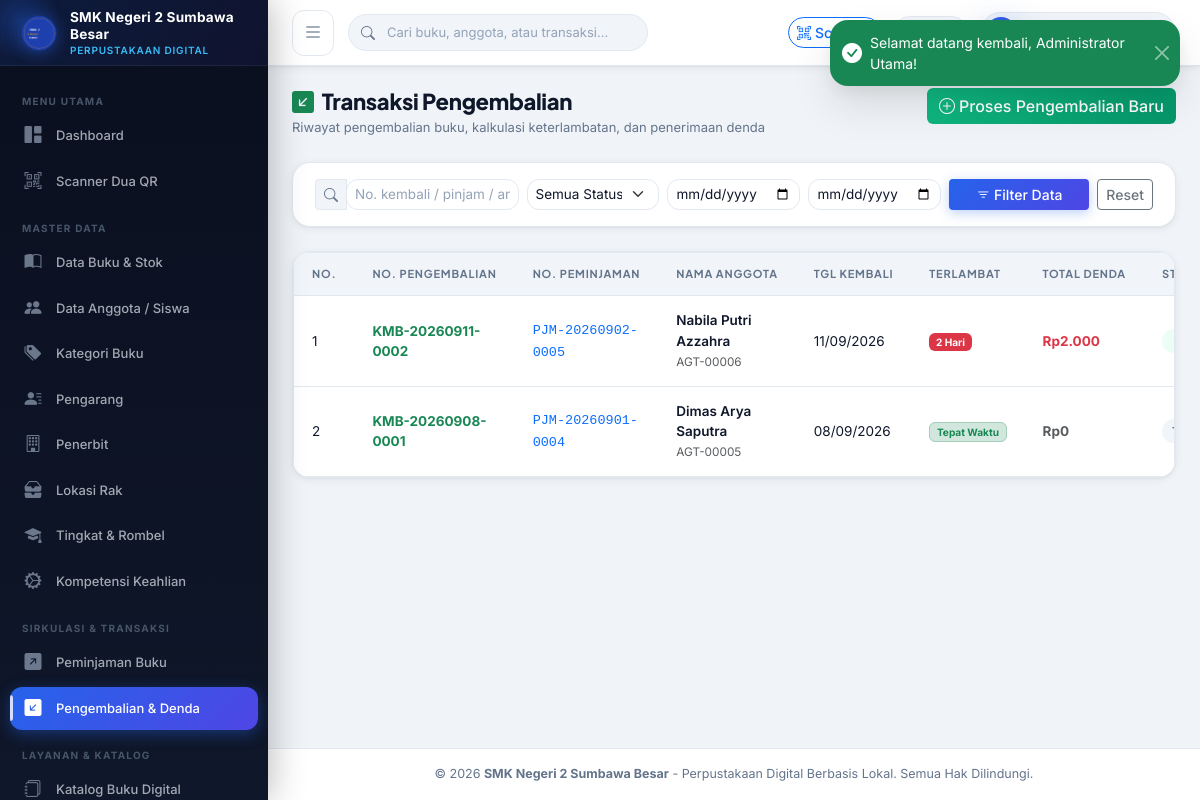
The page /index.php?page=pengembalian (signed in) on the database its author committed.
### tables this page shows
CREATE TABLE `pengembalian` (
  `id` INT AUTO_INCREMENT PRIMARY KEY,
  `nomor_pengembalian` VARCHAR(40) NOT NULL UNIQUE,
  `peminjaman_id` INT NOT NULL,
  `petugas_id` INT NOT NULL,
  `tanggal_kembali` DATE NOT NULL,
  `terlambat_hari` INT NOT NULL DEFAULT 0,
  `total_denda` DECIMAL(12,2) NOT NULL DEFAULT 0.00,
  `denda_dibayar` DECIMAL(12,2) NOT NULL DEFAULT 0.00,
  `status_denda` ENUM('Lunas', 'Belum Lunas', 'Tidak Ada') NOT NULL DEFAULT 'Tidak Ada',
  `catatan` VARCHAR(255) NULL,
  `created_at` DATETIME NOT NULL DEFAULT CURRENT_TIMESTAMP,
  INDEX `idx_kembali_pinjam` (`peminjaman_id`),
  INDEX `idx_kembali_petugas` (`petugas_id`),
  CONSTRAINT `fk_kembali_pinjam` FOREIGN KEY (`peminjaman_id`) REFERENCES `peminjaman` (`id`) ON UPDATE CASCADE,
  CONSTRAINT `fk_kembali_petugas` FOREIGN KEY (`petugas_id`) REFERENCES `users` (`id`) ON UPDATE CASCADE
);

CREATE TABLE `peminjaman` (
  `id` INT AUTO_INCREMENT PRIMARY KEY,
  `nomor_transaksi` VARCHAR(40) NOT NULL UNIQUE,
  `anggota_id` INT NOT NULL,
  `petugas_id` INT NOT NULL,
  `tanggal_pinjam` DATE NOT NULL,
  `tanggal_jatuh_tempo` DATE NOT NULL,
  `total_buku` INT NOT NULL DEFAULT 1,
  `status` ENUM('Dipinjam', 'Selesai', 'Terlambat') NOT NULL DEFAULT 'Dipinjam',
  `catatan` VARCHAR(255) NULL,
  `created_at` DATETIME NOT NULL DEFAULT CURRENT_TIMESTAMP,
  `updated_at` DATETIME NOT NULL DEFAULT CURRENT_TIMESTAMP ON UPDATE CURRENT_TIMESTAMP,
  INDEX `idx_pinjam_anggota` (`anggota_id`),
  INDEX `idx_pinjam_petugas` (`petugas_id`),
  INDEX `idx_pinjam_status` (`status`),
  CONSTRAINT `fk_pinjam_anggota` FOREIGN KEY (`anggota_id`) REFERENCES `anggota` (`id`) ON UPDATE CASCADE,
  CONSTRAINT `fk_pinjam_petugas` FOREIGN KEY (`petugas_id`) REFERENCES `users` (`id`) ON UPDATE CASCADE
);

CREATE TABLE `anggota` (
  `id` INT AUTO_INCREMENT PRIMARY KEY,
  `user_id` INT NULL,
  `nomor_anggota` VARCHAR(30) NOT NULL UNIQUE,
  `identitas_no` VARCHAR(30) NOT NULL UNIQUE,  
  `nama` VARCHAR(100) NOT NULL,
  `jenis_anggota` ENUM('Siswa', 'Guru', 'Tenaga Kependidikan', 'Umum') NOT NULL DEFAULT 'Siswa',
  `jenis_kelamin` ENUM('L', 'P') NOT NULL,
  `kelas_id` INT NULL,
  `jurusan_id` INT NULL,
  `nomor_hp` VARCHAR(20) NULL,
  `alamat` TEXT NULL,
  `foto` VARCHAR(255) NULL,
  `qr_token` VARCHAR(100) NOT NULL UNIQUE,
  `qr_image` VARCHAR(255) NULL,
  `status_aktif` TINYINT(1) NOT NULL DEFAULT 1,
  `tanggal_registrasi` DATE NOT NULL,
  `created_at` DATETIME NOT NULL DEFAULT CURRENT_TIMESTAMP,
  `updated_at` DATETIME NOT NULL DEFAULT CURRENT_TIMESTAMP ON UPDATE CURRENT_TIMESTAMP,
  INDEX `idx_anggota_kelas` (`kelas_id`),
  INDEX `idx_anggota_jurusan` (`jurusan_id`),
  INDEX `idx_anggota_qr` (`qr_token`),
  CONSTRAINT `fk_anggota_user` FOREIGN KEY (`user_id`) REFERENCES `users` (`id`) ON DELETE SET NULL ON UPDATE CASCADE,
  CONSTRAINT `fk_anggota_kelas` FOREIGN KEY (`kelas_id`) REFERENCES `kelas` (`id`) ON DELETE SET NULL ON UPDATE CASCADE,
  CONSTRAINT `fk_anggota_jurusan` FOREIGN KEY (`jurusan_id`) REFERENCES `jurusan` (`id`) ON DELETE SET NULL ON UPDATE CASCADE
);

### config/config.php (called while the page is built, shortened)
<?php
require_once __DIR__ . '/database.php';
function base_url(string $path = ''): string {
    $path = ltrim($path, '/');
    return BASE_URL . ($path ? '/' . $path : '');
}
function format_rupiah($nominal): string {
    return 'Rp' . number_format((float)$nominal, 0, ',', '.');
}

### config/database.php (called while the page is built, shortened)
<?php
class Database {
    private static ?PDO $instance = null;
    public static function getConnection(): PDO {
        if (self::$instance === null) {
            $options = [
                PDO::ATTR_ERRMODE            => PDO::ERRMODE_EXCEPTION,
                PDO::ATTR_DEFAULT_FETCH_MODE => PDO::FETCH_ASSOC,
                PDO::ATTR_EMULATE_PREPARES   => false,
            ];
            $dsn = "mysql:host=" . DB_HOST . ";port=" . DB_PORT . ";dbname=" . DB_NAME . ";charset=utf8mb4";
            try {
                self::$instance = new PDO($dsn, DB_USER, DB_PASS, $options);
            } catch (PDOException $e) {
                error_log("Database Connection Error: " . $e->getMessage());
                die('<div style="font-family:sans-serif;max-width:600px;margin:50px auto;padding:25px;border:1px solid #f5c6cb;background:#f8d7da;color:#721c24;border-radius:8px;">' .
                    '<h3 style="margin-top:0;">Gagal Terhubung ke Database MySQL</h3>' .
                    '<p>Pastikan layanan <strong>MySQL di XAMPP</strong> sudah diaktifkan dan database <strong>perpustakaan_db</strong> sudah di-import melalui phpMyAdmin.</p>' .
                    '<p style="font-size:12px;color:#856404;background:#fff3cd;padding:8px;border-radius:4px;">Detail konfigurasi: Host: ' . DB_HOST . ' | Database: ' . DB_NAME . ' | User: ' . DB_USER . '</p>' .
                    '</div>');
            }
        }
        return self::$instance;
    }
}
function get_db(): PDO {
    return Database::getConnection();
}

### models/Pengembalian.php (called while the page is built, shortened)
<?php
require_once __DIR__ . '/../config/database.php';
require_once __DIR__ . '/../config/config.php';
class Pengembalian {
    private PDO $db;
    public function __construct() {
        $this->db = get_db();
    }
    public function getAll(array $filters = [], int $limit = 20, int $offset = 0): array {
        $sql = "
            SELECT k.*, p.nomor_transaksi, p.tanggal_pinjam, p.tanggal_jatuh_tempo,
                   a.nama AS nama_anggota, a.nomor_anggota, a.identitas_no,
                   u.nama_lengkap AS nama_petugas
            FROM pengembalian k
            JOIN peminjaman p ON k.peminjaman_id = p.id
            JOIN anggota a ON p.anggota_id = a.id
            JOIN users u ON k.petugas_id = u.id
            WHERE 1=1
        ";
        $params = [];
        $sql .= " ORDER BY k.id DESC LIMIT " . (int)$limit . " OFFSET " . (int)$offset;
        $stmt = $this->db->prepare($sql);
        $stmt->execute($params);
        return $stmt->fetchAll();
    }
}

### views/pengembalian/index.php (the view, shortened to what this page needs)
<?php
require_once __DIR__ . '/../../config/config.php';
require_once __DIR__ . '/../../config/auth.php';
require_once __DIR__ . '/../../models/Pengembalian.php';
$pengembalianModel = new Pengembalian();
$pageNo = max(1, (int)($_GET['p'] ?? 1));
$limit = 15;
$offset = ($pageNo - 1) * $limit;
$filters = [
    'search'       => trim($_GET['search'] ?? ''),
    'status_denda' => trim($_GET['status_denda'] ?? ''),
    'tgl_awal'     => trim($_GET['tgl_awal'] ?? ''),
    'tgl_akhir'    => trim($_GET['tgl_akhir'] ?? '')
];
$returns = $pengembalianModel->getAll($filters, $limit, $offset);
require_once __DIR__ . '/../layouts/header.php';
require_once __DIR__ . '/../layouts/sidebar.php';
?>
<div class="main-content">
    <?php require_once __DIR__ . '/../layouts/navbar.php'; ?>
    <div class="page-container">
        <div class="page-header">
            <div>
                <h1 class="page-title"><i class="bi bi-arrow-down-left-square-fill text-success me-2"></i>Transaksi Pengembalian</h1>
                <div class="page-subtitle">Riwayat pengembalian buku, kalkulasi keterlambatan, dan penerimaan denda</div>
            </div>
            <div>
                <a href="<?= base_url('index.php?page=pengembalian_proses') ?>" class="btn btn-success">
                    <i class="bi bi-plus-circle me-1"></i>Proses Pengembalian Baru
                </a>
            </div>
        </div>
        <div class="card-custom mb-4">
            <div class="card-custom-body py-3">
                <form method="GET" action="<?= base_url('index.php') ?>" class="row g-2 align-items-center">
                    <div class="col-md-3">
                        <div class="input-group input-group-sm">
                            <span class="input-group-text"><i class="bi bi-search"></i></span>
                            <input type="text" name="search" class="form-control" placeholder="No. kembali / pinjam / anggota..." value="<?= htmlspecialchars($filters['search'], ENT_QUOTES, 'UTF-8') ?>">
                        </div>
                    </div>
                    <div class="col-md-2">
                        <select name="status_denda" class="form-select form-select-sm">
                            <option value="">Semua Status Denda</option>
                        </select>
                    </div>
                    <div class="col-md-2">
                        <input type="date" name="tgl_awal" class="form-control form-control-sm" value="<?= htmlspecialchars($filters['tgl_awal'], ENT_QUOTES, 'UTF-8') ?>">
                    </div>
                    <div class="col-md-2">
                        <input type="date" name="tgl_akhir" class="form-control form-control-sm" value="<?= htmlspecialchars($filters['tgl_akhir'], ENT_QUOTES, 'UTF-8') ?>">
                    </div>
                    <div class="col-md-3 d-flex gap-2">
                        <button type="submit" class="btn btn-sm btn-primary flex-grow-1">
                            <i class="bi bi-filter"></i> Filter Data
                        </button>
                        <a href="<?= base_url('index.php?page=pengembalian') ?>" class="btn btn-sm btn-outline-secondary">
                            Reset
                        </a>
                    </div>
                </form>
            </div>
        </div>
        <div class="card-custom">
            <div class="table-responsive">
                <table class="table-custom">
                    <thead>
                        <tr>
                            <th>No.</th>
                            <th>No. Pengembalian</th>
                            <th>No. Peminjaman</th>
                            <th>Nama Anggota</th>
                            <th>Tgl Kembali</th>
                            <th>Terlambat</th>
                            <th>Total Denda</th>
                            <th>Status Denda</th>
                        </tr>
                    </thead>
                    <tbody>
                        <?php if (empty($returns)): ?>
                        <tr>
                            <td colspan="9" class="text-center py-5 text-muted">
                                <i class="bi bi-inbox fs-2 d-block mb-2 opacity-50"></i>
                                Belum ada data pengembalian buku.
                            </td>
                        </tr>
                        <?php else: ?>
                            <?php foreach ($returns as $idx => $r): ?>
                            <tr>
                                <td><?= $offset + $idx + 1 ?></td>
                                <td>
                                    <a href="<?= base_url('index.php?page=pengembalian_detail&id=' . $r['id']) ?>" class="fw-bold text-success text-decoration-none">
                                        <?= htmlspecialchars($r['nomor_pengembalian'], ENT_QUOTES, 'UTF-8') ?>
                                    </a>
                                </td>
                                <td>
                                    <a href="<?= base_url('index.php?page=peminjaman_detail&id=' . $r['peminjaman_id']) ?>" class="font-monospace text-primary text-decoration-none">
                                        <?= htmlspecialchars($r['nomor_transaksi'], ENT_QUOTES, 'UTF-8') ?>
                                    </a>
                                </td>
                                <td>
                                    <div class="fw-semibold"><?= htmlspecialchars($r['nama_anggota'], ENT_QUOTES, 'UTF-8') ?></div>
                                    <small class="text-muted"><?= htmlspecialchars($r['nomor_anggota'], ENT_QUOTES, 'UTF-8') ?></small>
                                </td>
                                <td><?= date('d/m/Y', strtotime($r['tanggal_kembali'])) ?></td>
                                <td>
                                    <?php if ($r['terlambat_hari'] > 0): ?>
                                        <span class="badge bg-danger text-white"><?= $r['terlambat_hari'] ?> Hari</span>
                                    <?php else: ?>
                                        <span class="badge bg-success-subtle text-success border border-success-subtle">Tepat Waktu</span>
                                    <?php endif; ?>
                                </td>
                                <td class="fw-bold <?= ($r['total_denda'] > 0) ? 'text-danger' : 'text-muted' ?>">
                                    <?= format_rupiah($r['total_denda']) ?>
                                </td>
                                <td>
                                    <?php if ($r['status_denda'] === 'Lunas'): ?>
                                        <span class="badge-status badge-status-success"><i class="bi bi-check2"></i> Lunas</span>
                                    <?php elseif ($r['status_denda'] === 'Belum Lunas'): ?>
                                        <span class="badge-status badge-status-danger"><i class="bi bi-clock-history"></i> Belum Lunas</span>
                                    <?php else: ?>
                                        <span class="badge-status badge-status-secondary">Tidak Ada</span>
                                    <?php endif; ?>
                                </td>
                            </tr>
                            <?php endforeach; ?>
                        <?php endif; ?>
                    </tbody>
                </table>
            </div>
        </div>
    </div>
<?php require_once __DIR__ . '/../layouts/footer.php'; ?>

### rows shown on the page
pengembalian: idx "1", nomor_pengembalian "KMB-20260911-0002", peminjaman.nomor_transaksi "PJM-20260902-0005", anggota.nama "Nabila Putri Azzahra", anggota.nomor_anggota "AGT-00006", tanggal_kembali "11/09/2026", terlambat_hari "2", total_denda "Rp2.000", status_denda "Lunas" (drawn)
pengembalian: idx "2", nomor_pengembalian "KMB-20260908-0001", peminjaman.nomor_transaksi "PJM-20260901-0004", anggota.nama "Dimas Arya Saputra", anggota.nomor_anggota "AGT-00005", tanggal_kembali "08/09/2026", terlambat_hari "Tepat Waktu", total_denda "Rp0"

### other values the page prints
$sidebarSchoolName "SMK Negeri 2 Sumbawa Besar"
$schoolName "SMK Negeri 2 Sumbawa Besar"
